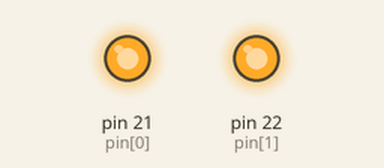
A sketch run on a simulated Arduino Mega 2560, built with avr-gcc and run on an emulated ATmega2560. On the bench: output pins drawn as LEDs (lit = HIGH).

Above: at 1.0 s.
At 3.0 s:
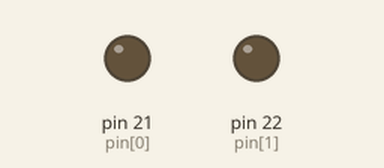
Timing chart, 0 to 5.2 s (numbered marks = the images above):
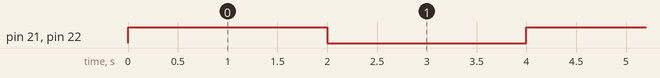

The sketch:

Test_DigitalOut.ino
```cpp
uint8_t pin[]={21,22};

void setup() {
  Serial.begin(115200);
  for(int i=0; i<sizeof(pin)/sizeof(pin[0]); i++)
    pinMode(pin[i], OUTPUT);
}

bool state = false;
void loop() {
  state = !state;
  for(int i=0; i<sizeof(pin)/sizeof(pin[0]); i++)
    digitalWrite(pin[i], state);
  delay(2000);
}
```

Measured:
- by itself, pin 21 (pin[0]), pin 22 (pin[1]): alternates HIGH for 2.0 s and LOW for 2.0 s
